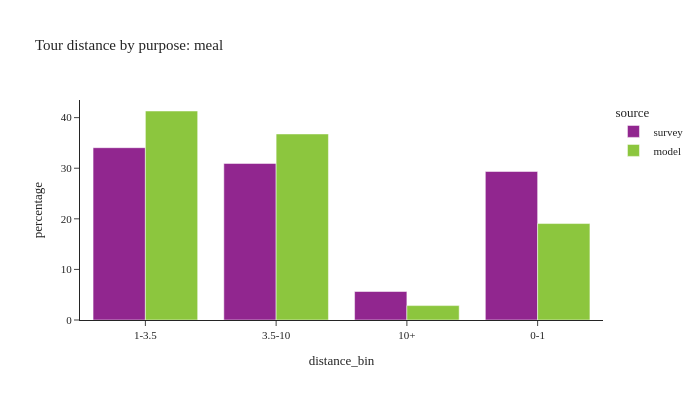

Source (notebook cell):
### Code cell
plot_bins(tour, pl.col('pdpurp') == 6, 'meal')

### Figure 1 — Plotly figure (JSON) as saved in the notebook; plotly's stock layout.template omitted (floating-point values rounded to 4 significant figures)
{"data": [{"alignmentgroup": "True", "customdata": [[170], [126], [53], [155]], "hovertemplate": "source=survey<br>distance_bin=%{x}<br>percentage=%{y}<br>sample count=%{customdata[0]}<extra></extra>", "legendgroup": "survey", "marker": {"color": "#91268F", "pattern": {"shape": ""}}, "name": "survey", "offsetgroup": "survey", "orientation": "v", "showlegend": true, "textposition": "auto", "type": "bar", "x": ["1-3.5", "3.5-10", "10+", "0-1"], "xaxis": "x", "y": [34.06, 30.95, 5.633, 29.36], "yaxis": "y"}, {"alignmentgroup": "True", "customdata": [[9277], [119860], [134652], [62141]], "hovertemplate": "source=model<br>distance_bin=%{x}<br>percentage=%{y}<br>sample count=%{customdata[0]}<extra></extra>", "legendgroup": "model", "marker": {"color": "#8CC63E", "pattern": {"shape": ""}}, "name": "model", "offsetgroup": "model", "orientation": "v", "showlegend": true, "textposition": "auto", "type": "bar", "x": ["10+", "3.5-10", "1-3.5", "0-1"], "xaxis": "x", "y": [2.846, 36.77, 41.31, 19.07], "yaxis": "y"}], "layout": {"barmode": "group", "font": {"size": 11}, "height": 400, "legend": {"title": {"text": "source"}, "tracegroupgap": 0}, "title": {"text": "Tour distance by purpose: meal"}, "width": 700, "xaxis": {"anchor": "y", "domain": [0.0, 1.0], "title": {"text": "distance_bin"}}, "yaxis": {"anchor": "x", "domain": [0.0, 1.0], "title": {"text": "percentage"}}}}
